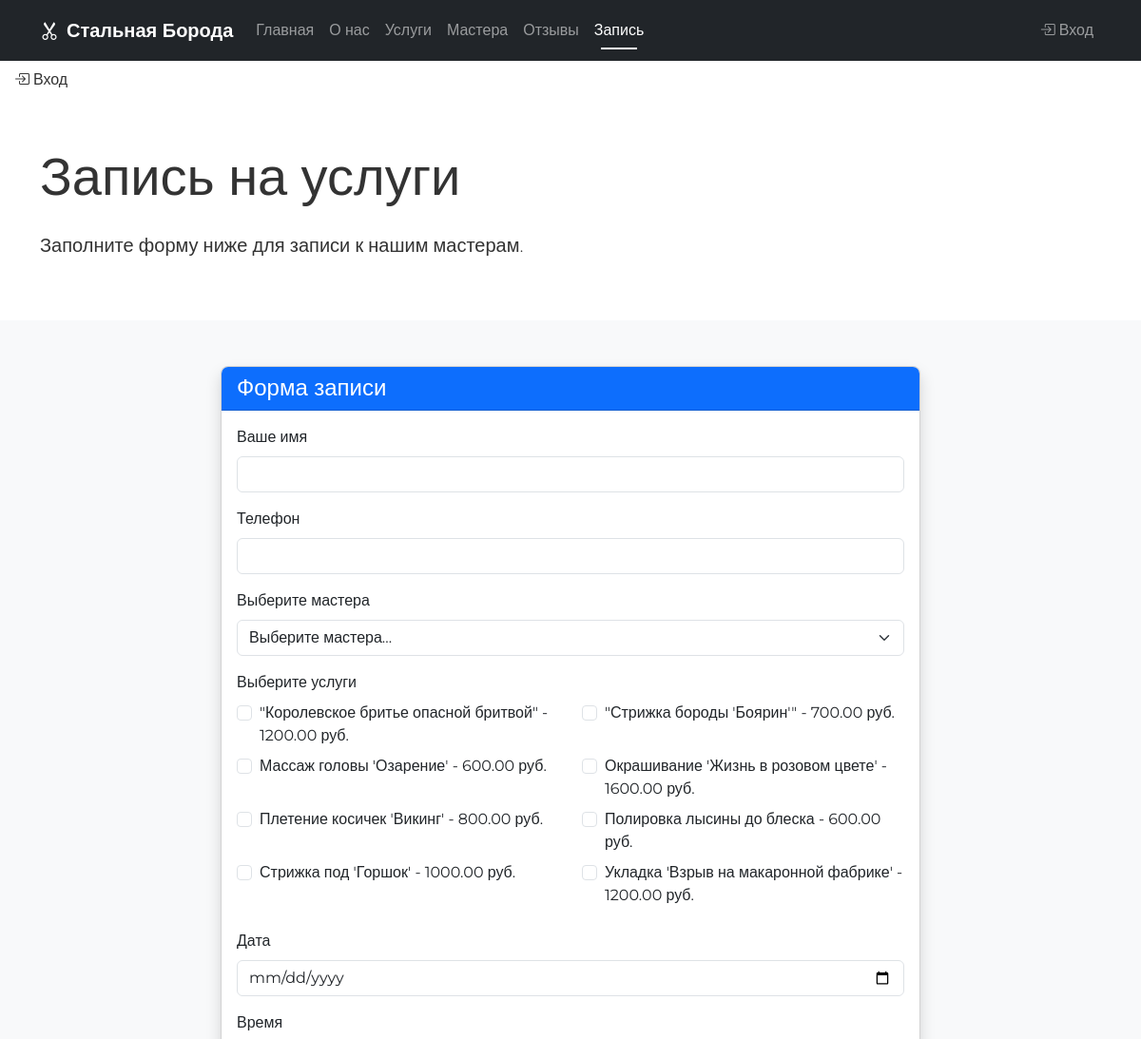
/booking/ (upper part), run on an earlier commit of the app's database.
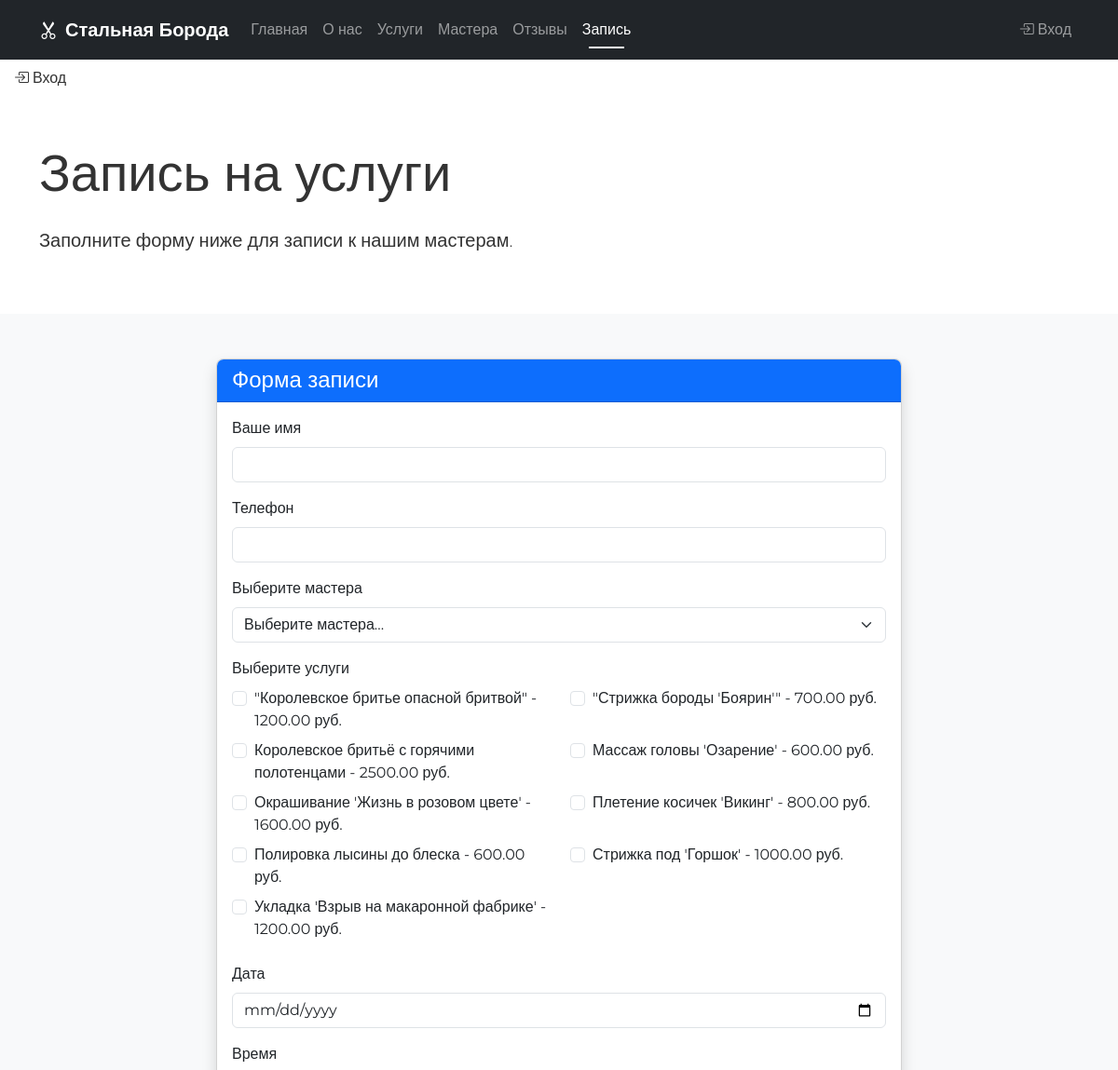
And on a later commit of the database.
### core/models.py (models this page shows, shortened)
class Service(models.Model):
    name = models.CharField(max_length=200, verbose_name="Название", db_index=True)  # индекс на название
    description = models.TextField(blank=True, verbose_name="Описание")
    price = models.DecimalField(max_digits=10, decimal_places=2, verbose_name="Цена")
    duration = models.PositiveIntegerField(verbose_name="Длительность", help_text="Время выполнения в минутах")
    is_popular = models.BooleanField(default=False, verbose_name="Популярная услуга", db_index=True)  # индекс на популярность
    image = models.ImageField(upload_to="services/", blank=True, verbose_name="Изображение")
    class Meta:
        verbose_name = "Услуга"
        verbose_name_plural = "Услуги"
        ordering = ['name']
        indexes = [
            models.Index(fields=['price', 'is_popular'], name='service_price_popular_idx'),
        ]

### core/views.py (the view)
# urls.py: path('booking/', views.booking_page, name='booking'),
def booking_page(request):
    today = datetime.date.today()
    min_date = today.strftime('%Y-%m-%d')
    services = Service.objects.all()
    masters = Master.objects.filter(is_active=True)
    context = {
        'min_date': min_date,
        'services': services,
        'masters': masters,
    }
    return render(request, 'core/booking.html', context)

### core/context_processors.py (called while the page is built)
def common_context(request):
    context = {
        'masters': Master.objects.filter(is_active=True),
        'services': Service.objects.all(),
    }
    return context

### templates/core/booking.html (shortened to what this page needs)
{% extends 'base.html' %}
{% block content %}
<div class="container py-5">
    <h1 class="display-4 mb-4">Запись на услуги</h1>
    <p class="lead">Заполните форму ниже для записи к нашим мастерам.</p>
</div>
<section id="booking" class="py-5 bg-light">
    <div class="container">
        <div class="row justify-content-center">
            <div class="col-md-8">
                <div class="card shadow">
                    <div class="card-header bg-primary text-white">
                        <h4 class="mb-0">Форма записи</h4>
                    </div>
                    <div class="card-body">
                        <form id="booking-form" action="{% url 'thanks' %}" method="get">
                            <div class="mb-3">
                                <label for="clientName" class="form-label">Ваше имя</label>
                                <input type="text" class="form-control" id="clientName" required>
                            </div>
                            <div class="mb-3">
                                <label for="clientPhone" class="form-label">Телефон</label>
                                <input type="tel" class="form-control" id="clientPhone" required>
                            </div>
                            <div class="mb-3">
                                <label for="masterSelect" class="form-label">Выберите мастера</label>
                                <select class="form-select" id="masterSelect" required>
                                    <option value="" selected disabled>Выберите мастера...</option>
                                </select>
                            </div>
                            <div class="mb-3">
                                <label class="form-label">Выберите услуги</label>
                                <div class="row">
                                    {% for service in services %}
                                    <div class="col-md-6">
                                        <div class="form-check mb-2">
                                            <input class="form-check-input" type="checkbox" value="{{ service.id }}" id="service{{ service.id }}">
                                            <label class="form-check-label" for="service{{ service.id }}">
                                                {{ service.name }} - {{ service.price }} руб.
                                            </label>
                                        </div>
                                    </div>
                                    {% endfor %}
                                </div>
                            </div>
                            <div class="mb-3">
                                <label for="bookingDate" class="form-label">Дата</label>
                                <input type="date" class="form-control" id="bookingDate" required min="{{ min_date }}">
                            </div>
                            <div class="mb-3">
                                <label for="bookingTime" class="form-label">Время</label>
                            </div>
                        </form>
                    </div>
                </div>
            </div>
        </div>
    </div>
</section>
{% endblock %}

What changed in the data, as far as the page shows it:
added Service: name "Королевское бритьё с горячими полотенцами", price "2500.00"
